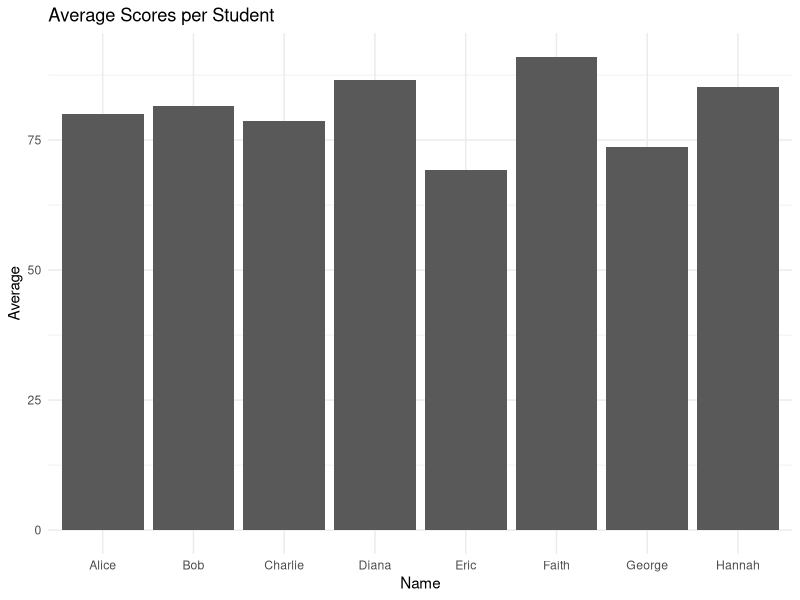
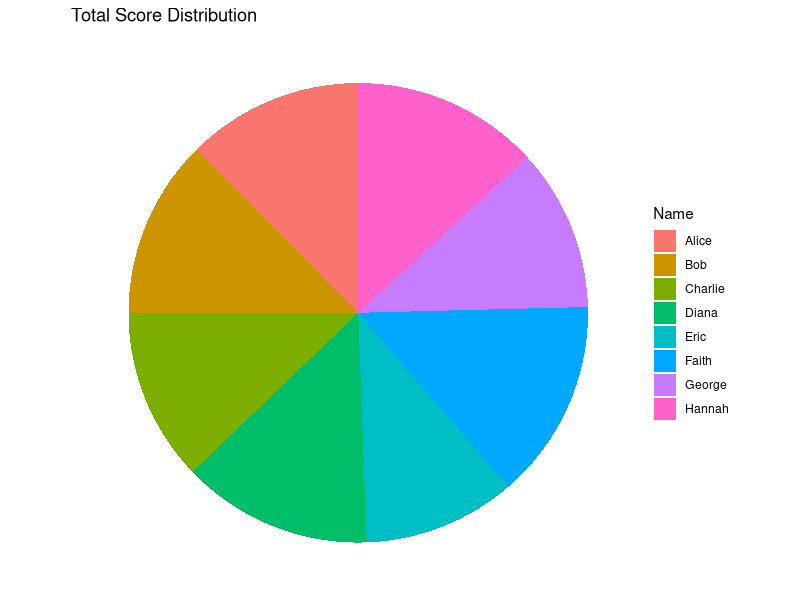
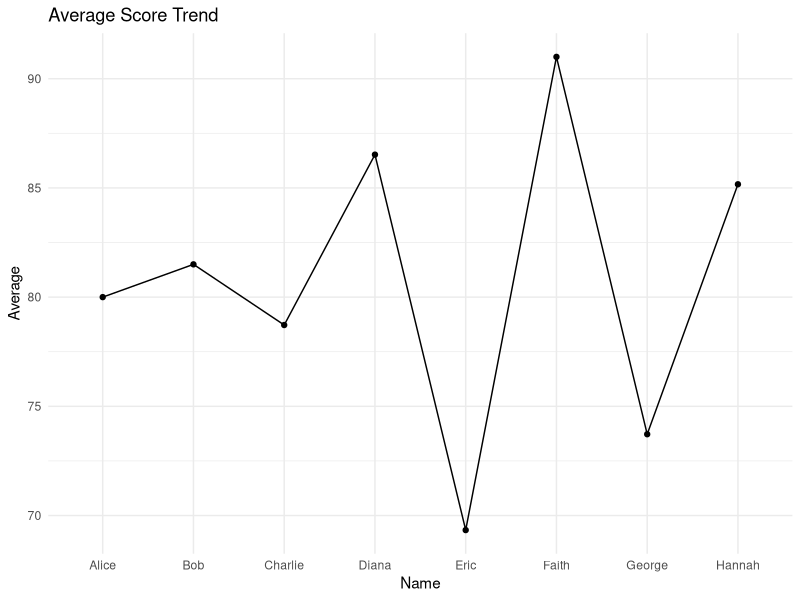
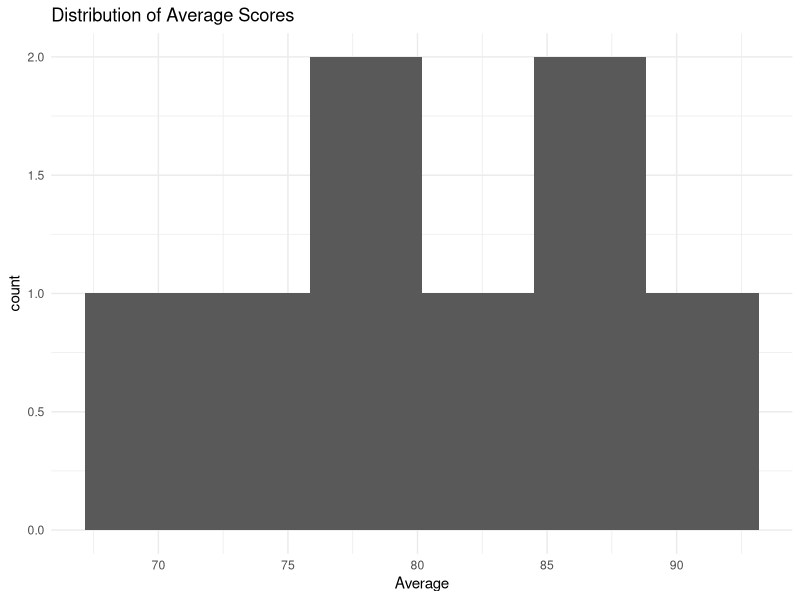

Write R code to recreate these figures, in order.
library(ggplot2)
library(dplyr)

students <- data.frame(
  Name = c("Alice", "Bob", "Charlie", "Diana", "Eric", "Faith", "George", "Hannah"),
  Math = c(78, 85, NA, 92, 66, 88, NA, 90),
  English = c(82, 79, 75, NA, 70, 91, 68, 85),
  Science = c(80, NA, 78, 89, 72, 94, 70, NA)
)

print("Original Data")
print(students)

print("Data Summary")
summary(students)

students_clean <- students %>%
  mutate(
    Math = ifelse(is.na(Math), mean(Math, na.rm = TRUE), Math),
    English = ifelse(is.na(English), mean(English, na.rm = TRUE), English),
    Science = ifelse(is.na(Science), mean(Science, na.rm = TRUE), Science)
  )

print("Cleaned Data")
print(students_clean)

students_clean$Average <- rowMeans(students_clean[, 2:4])

print("Data with Average Score")
print(students_clean)

students_sorted <- students_clean %>% arrange(desc(Average))
print("Sorted Data by Average Score")
print(students_sorted)

bar_plot <- ggplot(students_clean, aes(x = Name, y = Average)) +
  geom_bar(stat = "identity") +
  ggtitle("Average Scores per Student") +
  theme_minimal()
print(bar_plot)

pie_data <- students_clean %>%
  group_by(Name) %>%
  summarise(Total = sum(Math + English + Science))

pie_plot <- ggplot(pie_data, aes(x = "", y = Total, fill = Name)) +
  geom_bar(stat = "identity", width = 1) +
  coord_polar("y", start = 0) +
  ggtitle("Total Score Distribution") +
  theme_void()
print(pie_plot)

line_plot <- ggplot(students_clean, aes(x = Name, y = Average, group = 1)) +
  geom_line() +
  geom_point() +
  ggtitle("Average Score Trend") +
  theme_minimal()
print(line_plot)

hist_plot <- ggplot(students_clean, aes(x = Average)) +
  geom_histogram(bins = 6) +
  ggtitle("Distribution of Average Scores") +
  theme_minimal()
print(hist_plot)

model <- lm(Science ~ Math + English, data = students_clean)
print("Linear Model Summary")
summary(model)

cat("\n--- REPORT ---\n")
cat("Total Students:", nrow(students_clean), "\n")
cat("Highest Average Score:", max(students_clean$Average), "\n")
cat("Lowest Average Score:", min(students_clean$Average), "\n")
cat("Overall Mean Score:", mean(students_clean$Average), "\n")

cat("\nTop Performing Student:\n")
print(students_sorted[1, ])

cat("\nModel Coefficients:\n")
print(coef(model))